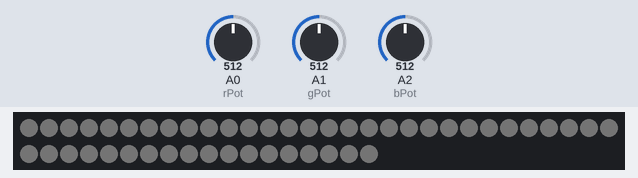
A sketch run on a simulated Arduino Uno, built with avr-gcc and run on an emulated ATmega328P. On the bench: 48 RGB LEDs in strip order, left to right, continuing on the next row. The test bench sets the inputs (shaded band); at power-on: A0 (rPot) = 512, A1 (gPot) = 512, A2 (bPot) = 512. Dim RGB values are drawn brighter than linear.

Above: at 1.2 s.
1.3 s: A0 (rPot) set to 306
At 3.1 s:
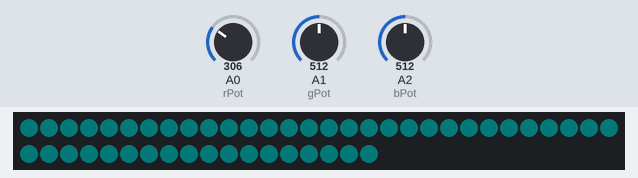
3.4 s: A1 (gPot) set to 538
6.4 s: A2 (bPot) set to 564
7.9 s: A2 (bPot) set to 591
9.7 s: A0 (rPot) set to 0
At 12.38 s:
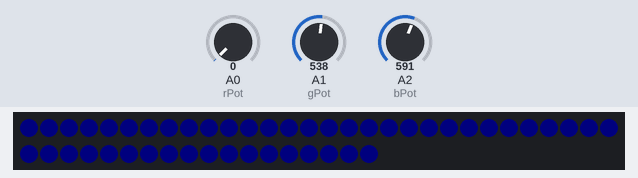
12.7 s: A1 (gPot) set to 306
At 13.02 s:
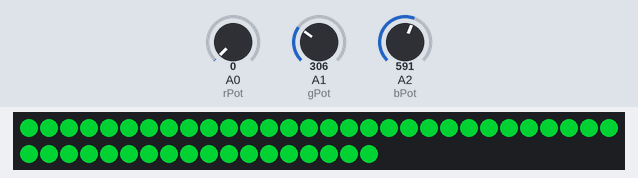
At 14.27 s:
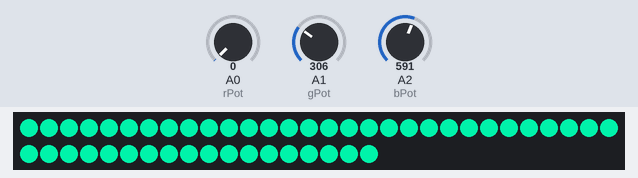
Timing chart, 0 to 15.8 s (numbered marks = the images above; inputs shaded):
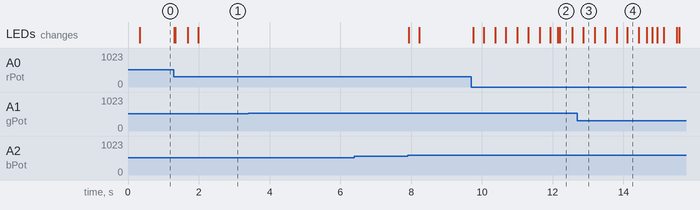

The sketch:

led-test2.ino
```cpp
#include <FastLED.h>

const int numLeds = 48;
const int dataPin = 6;
const int rPot = 0;
const int gPot = 1;
const int bPot = 2;
const int aButton = 3;
const int bButton = 4;
float addR = 0;
float addG = 0;
float addB = 0;
float brightness = 0;
bool dim = false;

CRGB leds[numLeds];

void setup() {
  FastLED.addLeds<NEOPIXEL, dataPin>(leds, numLeds);
  pinMode(aButton, INPUT_PULLUP);
  pinMode(bButton, INPUT_PULLUP);

}

void loop() {
  int i;
  for (i = 0; i <= 48; ++i)
  {
    leds[i].r = dim8_raw(map(analogRead(rPot), 0, 1023, 0, brightness));
    leds[i].g = dim8_raw(map(analogRead(gPot), 0, 1023, 0, brightness));
    leds[i].b = dim8_raw(map(analogRead(bPot), 0, 1023, 0, brightness));
  }
  if (dim)
  {
    brightness = brightness - 5;
  }
  else
  {
    brightness = brightness + 5;
  }
  if (brightness >= 255)
  {
    dim = true;
  }
  if (brightness <= 0)
  {
    dim = false;
  }
  FastLED.show();
  delay(1);
}
```

Measured:
- after the input at 1.3 s, the LEDs: first change at once (image 1 shows a later state)
- after the input at 3.4 s, every drawn part: stays the same
- after the input at 6.4 s, every drawn part: stays the same
- after the input at 9.7 s, the LEDs: first change after 0.05 s (image 2 shows a later state)
